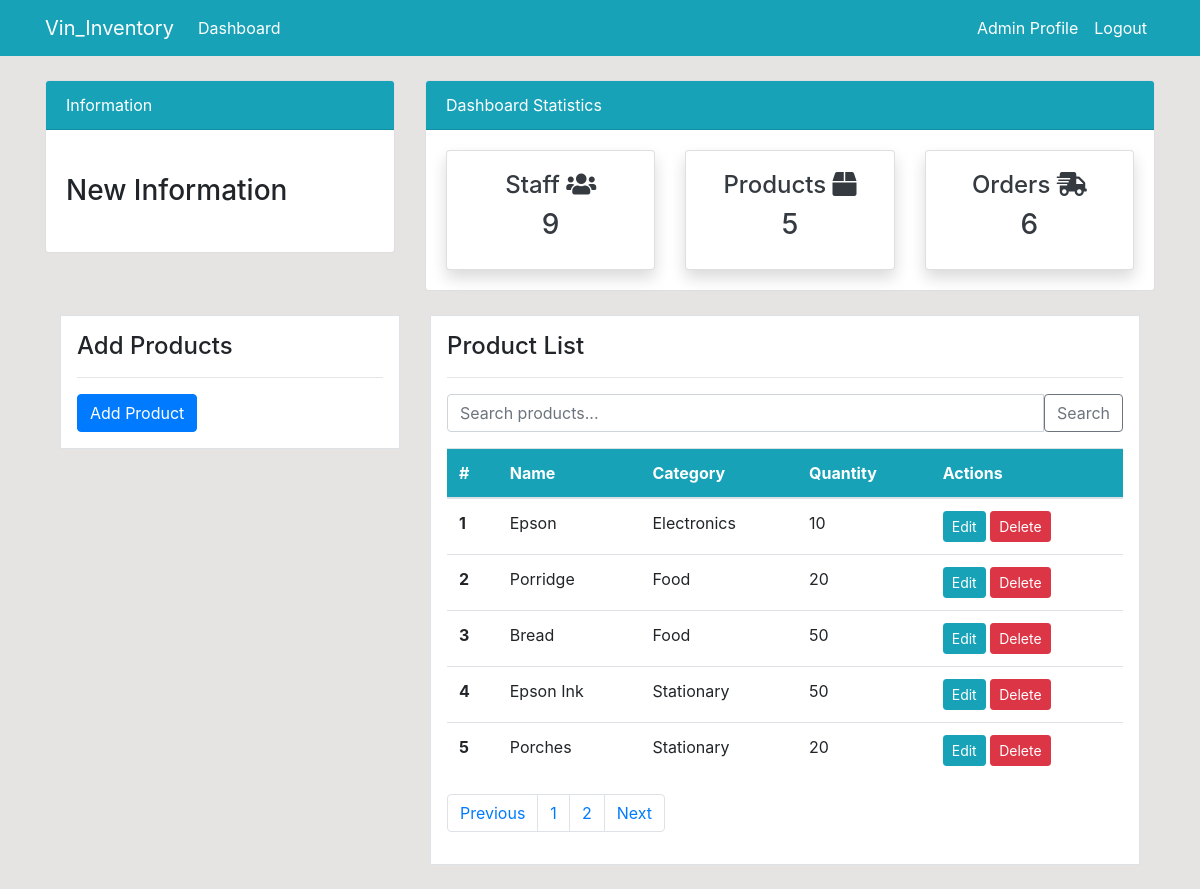
/product/ (signed in), run on the app's committed database.
### dashboard/models.py (models this page shows, shortened)
class Product(models.Model):
    name = models.CharField(max_length=100, null=True)
    category = models.CharField(max_length=20, choices=CATEGORY, null=True)
    quantity = models.PositiveIntegerField(null=True)
    class Meta:
        verbose_name_plural = 'Product'

### dashboard/views.py (the view, shortened to what this page needs)
# urls.py: path('product/', views.product, name='dashboard-product'),
@login_required
def product(request):
    items = Product.objects.all() # using ORM
    items = Product.objects.raw('SELECT * FROM dashboard_product')
    product = Product.objects.all()
    product_count = product.count()
    orders = Order.objects.all()
    orders_count = orders.count()
    workers = User.objects.all()
    workers_count = workers.count()
    context = {
        'items': items,
        'product_count': product_count,
        'orders_count': orders_count,
        'workers_count': workers_count,
    }
    return render(request, 'dashboard/product.html', context)

### templates/dashboard/product.html (shortened to what this page needs)
{% extends 'partials/base.html' %}
{% load crispy_forms_tags %}
{% block content %}
{% include 'partials/topnav.html' %}
<div class="container">
    <div class="row my-4">
        <div class="col-md-4">
            <div class="border bg-white p-3">
                <h4>Add Products</h4>
                <hr>
                <form method="POST">
                    <button type="submit" class="btn btn-primary">Add Product</button>
                </form>
            </div>
        </div>
        <div class="col-md-8">
            <div class="border bg-white p-3">
                <h4>Product List</h4>
                <hr>
                <form method="GET" class="mb-3">
                    <div class="input-group">
                        <input type="text" name="search" class="form-control" placeholder="Search products..." aria-label="Search products">
                        <button class="btn btn-outline-secondary" type="submit">Search</button>
                    </div>
                </form>
                <table class="table bg-white">
                    <thead class="bg-info">
                        <tr class="text-white">
                            <th scope="col">#</th>
                            <th scope="col">Name</th>
                            <th scope="col">Category</th>
                            <th scope="col">Quantity</th>
                            <th scope="col">Actions</th>
                        </tr>
                    </thead>
                    <tbody>
                        {% for item in items %}
                        <tr>
                            <th scope="row">{{ forloop.counter }}</th>
                            <td>{{ item.name }}</td>
                            <td>{{ item.category }}</td>
                            <td>{{ item.quantity }}</td>
                            <td>
                                <a class="btn btn-info btn-sm" href="{% url 'dashboard-product-update' item.id %}">Edit</a>
                                <a class="btn btn-danger btn-sm" href="{% url 'dashboard-product-delete' item.id %}">Delete</a>
                            </td>
                        </tr>
                        {% empty %}
                        <tr>
                            <td colspan="5" class="text-center">No products found.</td>
                        </tr>
                        {% endfor %}
                    </tbody>
                </table>
                <div class="pagination">
                    <nav aria-label="Page navigation">
                        <ul class="pagination justify-content-center">
                            <li class="page-item"><a class="page-link" href="#">Previous</a></li>
                            <li class="page-item"><a class="page-link" href="#">1</a></li>
                            <li class="page-item"><a class="page-link" href="#">2</a></li>
                            <li class="page-item"><a class="page-link" href="#">Next</a></li>
                        </ul>
                    </nav>
                </div>
            </div>
        </div>
    </div>
</div>
{% endblock %}

### templates/partials/nav.html (shortened to what this page needs)
<nav class="navbar navbar-expand-lg navbar-info bg-info">
    <div class="container">
        <a class="navbar-brand text-white" href="{% url 'dashboard-index' %}">Vin_Inventory</a>
        <div class="collapse navbar-collapse" id="navbarSupportedContent">
            <ul class="navbar-nav mr-auto">
                <li class="nav-item active">
                    <a class="nav-link text-white" href="{% url 'dashboard-index' %}">Dashboard </a>
                </li>
            </ul>
            <ul class="navbar-nav ml-auto">
                {% if user.is_authenticated %}
                    <li class="nav-item active">
                        <a class="nav-link text-white" href="{% url 'user-profile' %}">{{ user.username }} Profile </a>
                    </li>
                    <li class="nav-item">
                        <a class="nav-link text-white" href="{% url 'user-logout' %}">Logout</a>
                    </li>
                {% endif %}
            </ul>
        </div>
    </div>
</nav>

### static/style.css (style rules this page uses)
body { background: rgb(230, 227, 227); }

### data on the page
Product: name "Epson", category "Electronics", quantity "10"
Product: name "Porridge", category "Food", quantity "20"
Product: name "Bread", category "Food", quantity "50"
Product: name "Epson Ink", category "Stationary", quantity "50"
Product: name "Porches", category "Stationary", quantity "20"

### other printed values
{{ user.username }} "Admin"
{{ workers_count }} "9"
{{ product_count }} "5"
{{ orders_count }} "6"
